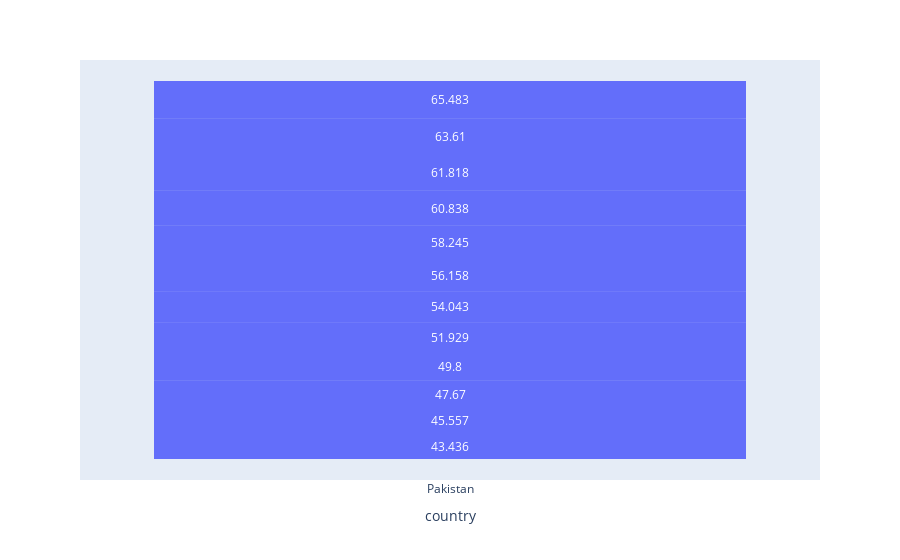

The code cell stored with this chart in its notebook:
### Code cell
fig = px.funnel(df,x="country",y="lifeExp")
fig.show()

### Figure 1 — Plotly figure (JSON) as saved in the notebook; plotly's stock layout.template omitted (floating-point values rounded to 4 significant figures)
{"data": [{"hovertemplate": "country=%{x}<br>lifeExp=%{y}<extra></extra>", "legendgroup": "", "marker": {"color": "#636efa"}, "name": "", "orientation": "v", "showlegend": false, "type": "funnel", "x": ["Pakistan", "Pakistan", "Pakistan", "Pakistan", "Pakistan", "Pakistan", "Pakistan", "Pakistan", "Pakistan", "Pakistan", "Pakistan", "Pakistan"], "xaxis": "x", "y": [43.44, 45.56, 47.67, 49.8, 51.93, 54.04, 56.16, 58.24, 60.84, 61.82, 63.61, 65.48], "yaxis": "y"}], "layout": {"legend": {"tracegroupgap": 0}, "margin": {"t": 60}, "xaxis": {"anchor": "y", "domain": [0, 1], "title": {"text": "country"}}, "yaxis": {"anchor": "x", "domain": [0, 1], "title": {"text": "lifeExp"}}}}
